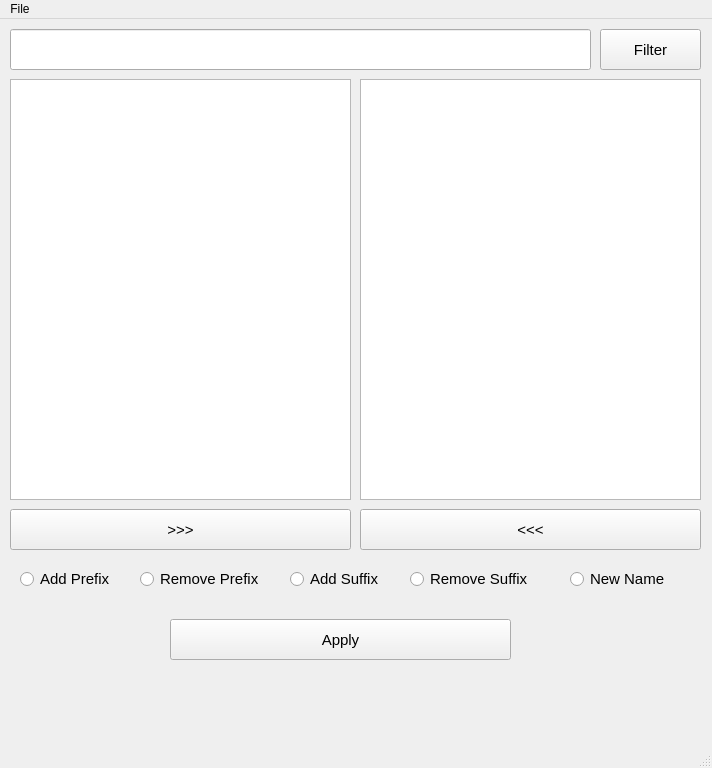
<?xml version="1.0" encoding="UTF-8"?>
<ui version="4.0">
 <class>MainWindow</class>
 <widget class="QMainWindow" name="MainWindow">
  <property name="geometry">
   <rect>
    <x>0</x>
    <y>0</y>
    <width>712</width>
    <height>768</height>
   </rect>
  </property>
  <property name="windowTitle">
   <string>MainWindow</string>
  </property>
  <widget class="QWidget" name="centralwidget">
   <widget class="QLineEdit" name="filterEdit">
    <property name="geometry">
     <rect>
      <x>10</x>
      <y>10</y>
      <width>581</width>
      <height>41</height>
     </rect>
    </property>
    <property name="font">
     <font>
      <pointsize>11</pointsize>
     </font>
    </property>
   </widget>
   <widget class="QPushButton" name="filterButton">
    <property name="geometry">
     <rect>
      <x>600</x>
      <y>10</y>
      <width>101</width>
      <height>41</height>
     </rect>
    </property>
    <property name="font">
     <font>
      <pointsize>11</pointsize>
     </font>
    </property>
    <property name="text">
     <string>Filter</string>
    </property>
   </widget>
   <widget class="QListView" name="listView">
    <property name="geometry">
     <rect>
      <x>10</x>
      <y>60</y>
      <width>341</width>
      <height>421</height>
     </rect>
    </property>
    <property name="font">
     <font>
      <pointsize>11</pointsize>
     </font>
    </property>
    <property name="selectionMode">
     <enum>QAbstractItemView::ExtendedSelection</enum>
    </property>
   </widget>
   <widget class="QListView" name="selectView">
    <property name="geometry">
     <rect>
      <x>360</x>
      <y>60</y>
      <width>341</width>
      <height>421</height>
     </rect>
    </property>
    <property name="font">
     <font>
      <pointsize>11</pointsize>
     </font>
    </property>
    <property name="selectionMode">
     <enum>QAbstractItemView::ExtendedSelection</enum>
    </property>
   </widget>
   <widget class="QPushButton" name="selectButton">
    <property name="geometry">
     <rect>
      <x>10</x>
      <y>490</y>
      <width>341</width>
      <height>41</height>
     </rect>
    </property>
    <property name="font">
     <font>
      <pointsize>11</pointsize>
     </font>
    </property>
    <property name="text">
     <string>&gt;&gt;&gt;</string>
    </property>
   </widget>
   <widget class="QPushButton" name="removeButton">
    <property name="geometry">
     <rect>
      <x>360</x>
      <y>490</y>
      <width>341</width>
      <height>41</height>
     </rect>
    </property>
    <property name="font">
     <font>
      <pointsize>11</pointsize>
     </font>
    </property>
    <property name="text">
     <string>&lt;&lt;&lt;</string>
    </property>
   </widget>
   <widget class="QRadioButton" name="addPrefixRadio">
    <property name="geometry">
     <rect>
      <x>20</x>
      <y>550</y>
      <width>111</width>
      <height>20</height>
     </rect>
    </property>
    <property name="font">
     <font>
      <pointsize>11</pointsize>
     </font>
    </property>
    <property name="text">
     <string>Add Prefix</string>
    </property>
   </widget>
   <widget class="QRadioButton" name="removePrefixRadio">
    <property name="geometry">
     <rect>
      <x>140</x>
      <y>550</y>
      <width>151</width>
      <height>20</height>
     </rect>
    </property>
    <property name="font">
     <font>
      <pointsize>11</pointsize>
     </font>
    </property>
    <property name="text">
     <string>Remove Prefix</string>
    </property>
   </widget>
   <widget class="QRadioButton" name="addSuffixRadio">
    <property name="geometry">
     <rect>
      <x>290</x>
      <y>550</y>
      <width>131</width>
      <height>20</height>
     </rect>
    </property>
    <property name="font">
     <font>
      <pointsize>11</pointsize>
     </font>
    </property>
    <property name="text">
     <string>Add Suffix</string>
    </property>
   </widget>
   <widget class="QRadioButton" name="removeSuffixRadio">
    <property name="geometry">
     <rect>
      <x>410</x>
      <y>550</y>
      <width>151</width>
      <height>20</height>
     </rect>
    </property>
    <property name="font">
     <font>
      <pointsize>11</pointsize>
     </font>
    </property>
    <property name="text">
     <string>Remove Suffix</string>
    </property>
   </widget>
   <widget class="QRadioButton" name="newNameRadio">
    <property name="geometry">
     <rect>
      <x>570</x>
      <y>550</y>
      <width>131</width>
      <height>20</height>
     </rect>
    </property>
    <property name="font">
     <font>
      <pointsize>11</pointsize>
     </font>
    </property>
    <property name="text">
     <string>New Name</string>
    </property>
   </widget>
   <widget class="QPushButton" name="applyButton">
    <property name="geometry">
     <rect>
      <x>170</x>
      <y>600</y>
      <width>341</width>
      <height>41</height>
     </rect>
    </property>
    <property name="font">
     <font>
      <pointsize>11</pointsize>
     </font>
    </property>
    <property name="text">
     <string>Apply</string>
    </property>
   </widget>
  </widget>
  <widget class="QMenuBar" name="menubar">
   <property name="geometry">
    <rect>
     <x>0</x>
     <y>0</y>
     <width>712</width>
     <height>26</height>
    </rect>
   </property>
   <widget class="QMenu" name="menuFile">
    <property name="title">
     <string>File</string>
    </property>
    <addaction name="actionOpen"/>
   </widget>
   <addaction name="menuFile"/>
  </widget>
  <widget class="QStatusBar" name="statusbar"/>
  <action name="actionOpen">
   <property name="text">
    <string>Open Directory</string>
   </property>
  </action>
 </widget>
 <resources/>
 <connections/>
</ui>
